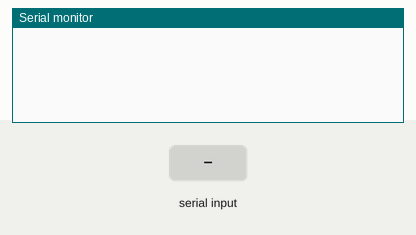
Simulated run of this sketch. Board: Arduino Uno, built with avr-gcc and run on an emulated ATmega328P. Parts: the last lines printed to the serial monitor. The inputs (shaded band) are chosen by the test bench.

Above: at 1.2 s.
1.3 s: "1\n" received over the second serial link
At 2.5 s:
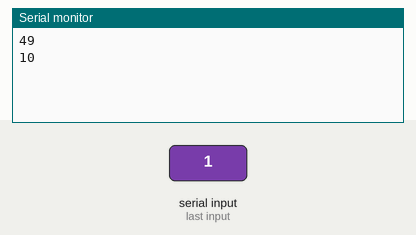
2.8 s: "0\n" received over the second serial link
At 4.0 s:
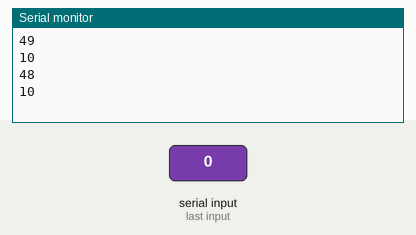
4.3 s: "2\n" received over the second serial link
At 5.1 s:
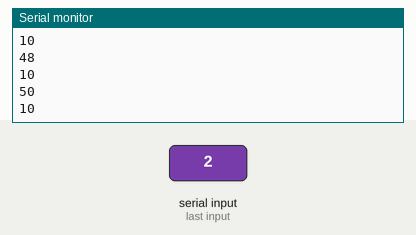
Timing chart, 0 to 7.3 s (numbered marks = the images above; inputs shaded):
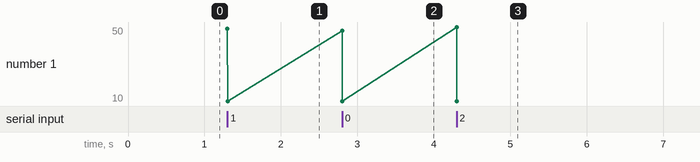

The sketch:

bluetoothtesting.ino
```cpp
#include <SoftwareSerial.h>
SoftwareSerial EEBlue(10, 11); // RX | TX
void setup()
{

  Serial.begin(9600);
  EEBlue.begin(9600);  //Default Baud for comm, it may be different for your Module.
  //Serial.println("The bluetooth gates are open.\n Connect to HC-05 from any other bluetooth device with 1234 as pairing key!.");

}

void loop()
{

  // Feed any data from bluetooth to Terminal.
  if (EEBlue.available()){
    //int x = EEBlue.read() - '0';
//    Serial.write(EEBlue.read());
  Serial.print(EEBlue.read());  // Print the value inside of myBPM.
  Serial.print("\n"); // using manual print /n instead of println because this makes it so that i can just take of the last two bytes of the serial input each time regardless of the byte length

  }


//  // Feed all data from termial to bluetooth
//  if (Serial.available())
//    EEBlue.write(Serial.read());
}
```

Measured:
- after the input at 1.3 s, the serial monitor: prints a new line at once (image 1)
- after the input at 2.8 s, the serial monitor: prints a new line at once (image 2)
- after the input at 4.3 s, the serial monitor: prints a new line at once (image 3)
